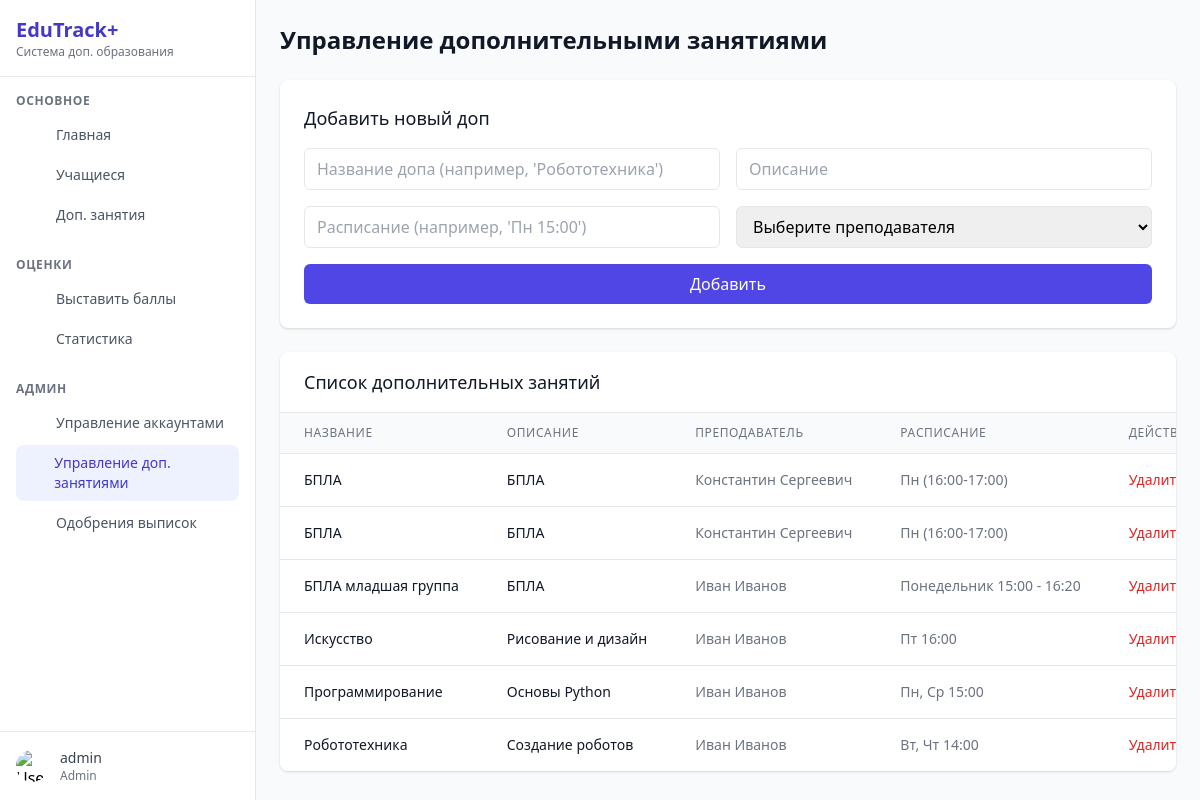
The page /admin_courses.php (signed in) on the database its author committed.
### tables this page shows
CREATE TABLE `courses` (
  `id` int NOT NULL,
  `name` varchar(100) NOT NULL,
  `description` text,
  `teacher_id` int NOT NULL,
  `schedule` varchar(100) DEFAULT NULL,
  `created_at` timestamp NULL DEFAULT CURRENT_TIMESTAMP
);

CREATE TABLE `users` (
  `id` int NOT NULL,
  `username` varchar(50) NOT NULL,
  `password_hash` varchar(255) NOT NULL,
  `role` enum('admin','teacher','student') NOT NULL,
  `full_name` varchar(100) NOT NULL,
  `email` varchar(100) NOT NULL,
  `class` varchar(20) DEFAULT NULL,
  `created_at` timestamp NULL DEFAULT CURRENT_TIMESTAMP
);

### admin_courses.php (the view, shortened to what this page needs)
<?php
include 'config.php';
$result = $conn->query("
    SELECT c.id, c.name, c.description, c.schedule, u.full_name AS teacher_name
    FROM courses c
    LEFT JOIN users u ON c.teacher_id = u.id
    ORDER BY c.name
");
$courses = $result->fetch_all(MYSQLI_ASSOC);
?>
<!DOCTYPE html>
<html lang="ru">
<head>
    <link href="https://cdn.jsdelivr.net/npm/tailwindcss@2.2.19/dist/tailwind.min.css" rel="stylesheet">
    <link rel="stylesheet" href="https://unpkg.com/aos@next/dist/aos.css" />
</head>
<body class="bg-gray-50">
    <div class="flex h-screen overflow-hidden">
        <?php include __DIR__ . '/includes/sidebar.php'; ?>
        <div class="flex-1 overflow-y-auto p-6">
            <div class="max-w-7xl mx-auto">
                <h1 class="text-2xl font-bold text-gray-900 mb-6">Управление дополнительными занятиями</h1>
                <div class="bg-white rounded-lg shadow p-6 mb-6" data-aos="fade-up">
                    <h3 class="text-lg font-medium text-gray-900 mb-4">Добавить новый доп</h3>
                    <form method="POST" class="grid grid-cols-1 md:grid-cols-2 gap-4">
                        <input type="text" name="name" placeholder="Название допа (например, 'Робототехника')" required class="px-3 py-2 border rounded-md focus:ring-indigo-500">
                        <input type="text" name="description" placeholder="Описание" class="px-3 py-2 border rounded-md focus:ring-indigo-500">
                        <input type="text" name="schedule" placeholder="Расписание (например, 'Пн 15:00')" required class="px-3 py-2 border rounded-md focus:ring-indigo-500">
                        <select name="teacher_id" class="px-3 py-2 border rounded-md focus:ring-indigo-500" required>
                            <option value="">Выберите преподавателя</option>
                        </select>
                        <button type="submit" class="md:col-span-2 bg-indigo-600 text-white py-2 rounded-md hover:bg-indigo-700 transition-colors">
                            Добавить
                        </button>
                    </form>
                </div>
                <div class="bg-white rounded-lg shadow overflow-hidden">
                    <div class="px-6 py-4 border-b border-gray-200">
                        <h3 class="text-lg font-medium text-gray-900">Список дополнительных занятий</h3>
                    </div>
                    <div class="overflow-x-auto">
                        <table class="min-w-full divide-y divide-gray-200">
                            <thead class="bg-gray-50">
                                <tr>
                                    <th class="px-6 py-3 text-left text-xs font-medium text-gray-500 uppercase tracking-wider">Название</th>
                                    <th class="px-6 py-3 text-left text-xs font-medium text-gray-500 uppercase tracking-wider">Описание</th>
                                    <th class="px-6 py-3 text-left text-xs font-medium text-gray-500 uppercase tracking-wider">Преподаватель</th>
                                    <th class="px-6 py-3 text-left text-xs font-medium text-gray-500 uppercase tracking-wider">Расписание</th>
                                    <th class="px-6 py-3 text-left text-xs font-medium text-gray-500 uppercase tracking-wider">Действия</th>
                                </tr>
                            </thead>
                            <tbody class="bg-white divide-y divide-gray-200">
                                <?php if (count($courses) > 0): ?>
                                    <?php foreach ($courses as $course): ?>
                                        <tr class="hover:bg-gray-50">
                                            <td class="px-6 py-4 whitespace-nowrap text-sm font-medium text-gray-900">
                                                <?php echo htmlspecialchars($course['name']); ?>
                                            </td>
                                            <td class="px-6 py-4 whitespace-nowrap text-sm text-gray-900">
                                                <?php echo htmlspecialchars($course['description'] ?: '—'); ?>
                                            </td>
                                            <td class="px-6 py-4 whitespace-nowrap text-sm text-gray-500">
                                                <?php echo htmlspecialchars($course['teacher_name'] ?: '—'); ?>
                                            </td>
                                            <td class="px-6 py-4 whitespace-nowrap text-sm text-gray-500">
                                                <?php echo htmlspecialchars($course['schedule'] ?: '—'); ?>
                                            </td>
                                            <td class="px-6 py-4 whitespace-nowrap text-sm text-gray-500">
                                                <form method="POST" onsubmit="return confirm('Вы уверены, что хотите удалить этот курс?');">
                                                    <button type="submit" class="text-red-600 hover:text-red-800">Удалить</button>
                                                </form>
                                            </td>
                                        </tr>
                                    <?php endforeach; ?>
                                <?php else: ?>
                                    <tr>
                                        <td colspan="5" class="px-6 py-4 text-center text-gray-500">Нет курсов для отображения.</td>
                                    </tr>
                                <?php endif; ?>
                            </tbody>
                        </table>
                    </div>
                </div>
            </div>
        </div>
    </div>
    <?php include __DIR__ . '/includes/footer.php'; ?>
</body>
</html>

### includes/sidebar.php (shortened to what this page needs)
<?php
$role = $_SESSION['role'];
?>
<div class="sidebar bg-white w-64 border-r border-gray-200 flex flex-col">
    <div class="p-4 border-b border-gray-200">
        <h1 class="text-xl font-bold text-indigo-700">EduTrack+</h1>
        <p class="text-xs text-gray-500">Система доп. образования</p>
    </div>
    <nav class="flex-1 overflow-y-auto">
        <div class="p-4">
            <div class="mb-6">
                <h3 class="text-xs font-semibold text-gray-500 uppercase tracking-wider">Основное</h3>
                <ul class="mt-2">
                    <li class="mb-1">
                        <a href="index.php" class="flex items-center px-3 py-2 text-sm font-medium text-gray-600 hover:text-indigo-700 hover:bg-indigo-50 rounded-lg <?php echo (basename($_SERVER['PHP_SELF']) == 'index.php' ? 'text-indigo-700 bg-indigo-50' : ''); ?>">
                            <i data-feather="home" class="mr-3 w-4 h-4"></i>
                            Главная
                        </a>
                    </li>
                    <?php if ($role != 'student'): ?>
                    <li class="mb-1">
                        <a href="students.php" class="flex items-center px-3 py-2 text-sm font-medium text-gray-600 hover:text-indigo-700 hover:bg-indigo-50 rounded-lg <?php echo (basename($_SERVER['PHP_SELF']) == 'students.php' ? 'text-indigo-700 bg-indigo-50' : ''); ?>">
                            <i data-feather="users" class="mr-3 w-4 h-4"></i>
                            Учащиеся
                        </a>
                    </li>
                    <?php endif; ?>
                    <li class="mb-1">
                        <a href="courses.php" class="flex items-center px-3 py-2 text-sm font-medium text-gray-600 hover:text-indigo-700 hover:bg-indigo-50 rounded-lg <?php echo (basename($_SERVER['PHP_SELF']) == 'courses.php' ? 'text-indigo-700 bg-indigo-50' : ''); ?>">
                            <i data-feather="book" class="mr-3 w-4 h-4"></i>
                            <?php echo ($role == 'student' ? 'Мои допы' : 'Доп. занятия'); ?>
                        </a>
                    </li>
                </ul>
            </div>
            <?php if ($role != 'student'): ?>
            <div class="mb-6">
                <h3 class="text-xs font-semibold text-gray-500 uppercase tracking-wider">Оценки</h3>
                <ul class="mt-2">
                    <li class="mb-1">
                        <a href="grades.php" class="flex items-center px-3 py-2 text-sm font-medium text-gray-600 hover:text-indigo-700 hover:bg-indigo-50 rounded-lg <?php echo (basename($_SERVER['PHP_SELF']) == 'grades.php' ? 'text-indigo-700 bg-indigo-50' : ''); ?>">
                            <i data-feather="star" class="mr-3 w-4 h-4"></i>
                            Выставить баллы
                        </a>
                    </li>
                    <li class="mb-1">
                        <a href="stats.php" class="flex items-center px-3 py-2 text-sm font-medium text-gray-600 hover:text-indigo-700 hover:bg-indigo-50 rounded-lg <?php echo (basename($_SERVER['PHP_SELF']) == 'stats.php' ? 'text-indigo-700 bg-indigo-50' : ''); ?>">
                            <i data-feather="bar-chart-2" class="mr-3 w-4 h-4"></i>
                            Статистика
                        </a>
                    </li>
                </ul>
            </div>
            <?php endif; ?>
            <?php if ($role == 'admin'): ?>
            <div class="mb-6">
                <h3 class="text-xs font-semibold text-gray-500 uppercase tracking-wider">Админ</h3>
                <ul class="mt-2">
                    <li class="mb-1">
                        <a href="admin_users.php" class="flex items-center px-3 py-2 text-sm font-medium text-gray-600 hover:text-indigo-700 hover:bg-indigo-50 rounded-lg <?php echo (basename($_SERVER['PHP_SELF']) == 'admin_users.php' ? 'text-indigo-700 bg-indigo-50' : ''); ?>">
                            <i data-feather="user-plus" class="mr-3 w-4 h-4"></i>
                            Управление аккаунтами
                        </a>
                    </li>
                    <li class="mb-1">
                        <a href="admin_courses.php" class="flex items-center px-3 py-2 text-sm font-medium text-gray-600 hover:text-indigo-700 hover:bg-indigo-50 rounded-lg <?php echo (basename($_SERVER['PHP_SELF']) == 'admin_courses.php' ? 'text-indigo-700 bg-indigo-50' : ''); ?>">
                            <i data-feather="book-open" class="mr-3 w-4 h-4"></i>
                            Управление доп. занятиями
                        </a>
                    </li>
                    <li class="mb-1">
                        <a href="admin_requests.php" class="flex items-center px-3 py-2 text-sm font-medium text-gray-600 hover:text-indigo-700 hover:bg-indigo-50 rounded-lg <?php echo (basename($_SERVER['PHP_SELF']) == 'admin_requests.php' ? 'text-indigo-700 bg-indigo-50' : ''); ?>">
                            <i data-feather="check-square" class="mr-3 w-4 h-4"></i>
                            Одобрения выписок
                        </a>
                    </li>
                </ul>
            </div>
            <?php endif; ?>
        </div>
    </nav>
    <div class="p-4 border-t border-gray-200">
        <div class="flex items-center">
            <img src="http://static.photos/people/200x200/1" alt="User" class="w-8 h-8 rounded-full">
            <div class="ml-3">
                <p class="text-sm font-medium text-gray-700"><?php echo htmlspecialchars($_SESSION['username']); ?></p>
                <p class="text-xs text-gray-500"><?php echo ucfirst($_SESSION['role']); ?></p>
            </div>
        </div>
    </div>
</div>

### includes/footer.php (shortened to what this page needs)
</body>
</html>

### rows shown on the page
courses: name "БПЛА", description "БПЛА", teacher.full_name "Константин Сергеевич", schedule "Пн (16:00-17:00)"
courses: name "БПЛА", description "БПЛА", teacher.full_name "Константин Сергеевич", schedule "Пн (16:00-17:00)"
courses: name "БПЛА младшая группа", description "БПЛА", teacher.full_name "Иван Иванов", schedule "Понедельник 15:00 - 16:20"
courses: name "Искусство", description "Рисование и дизайн", teacher.full_name "Иван Иванов", schedule "Пт 16:00"
courses: name "Программирование", description "Основы Python", teacher.full_name "Иван Иванов", schedule "Пн, Ср 15:00"
courses: name "Робототехника", description "Создание роботов", teacher.full_name "Иван Иванов", schedule "Вт, Чт 14:00"

### other values the page prints
$_SESSION['username'] "admin"
$_SESSION['role'] "Admin"
